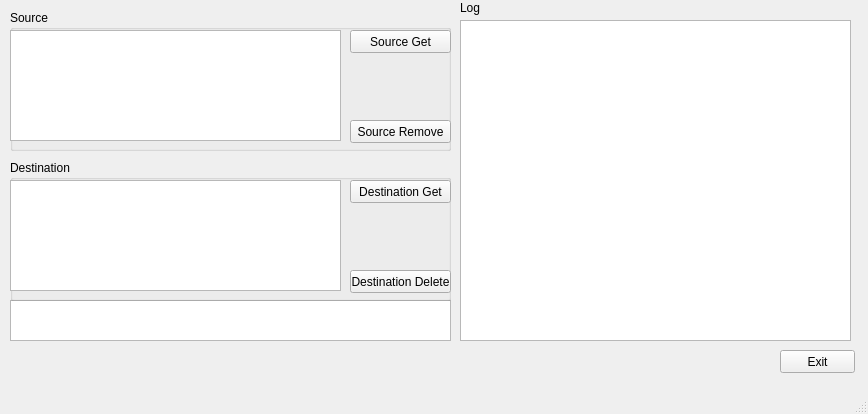
<?xml version="1.0" encoding="UTF-8"?>
<ui version="4.0">
 <class>MainWindowCopyFiles</class>
 <widget class="QMainWindow" name="MainWindowCopyFiles">
  <property name="geometry">
   <rect>
    <x>0</x>
    <y>0</y>
    <width>868</width>
    <height>414</height>
   </rect>
  </property>
  <property name="windowTitle">
   <string>Copy Files</string>
  </property>
  <widget class="QWidget" name="centralwidget">
   <widget class="QTextEdit" name="txtLog">
    <property name="geometry">
     <rect>
      <x>460</x>
      <y>20</y>
      <width>391</width>
      <height>321</height>
     </rect>
    </property>
   </widget>
   <widget class="QPushButton" name="pbProcess_2">
    <property name="geometry">
     <rect>
      <x>90</x>
      <y>240</y>
      <width>75</width>
      <height>23</height>
     </rect>
    </property>
    <property name="text">
     <string>Clean</string>
    </property>
   </widget>
   <widget class="QPushButton" name="pbProcess">
    <property name="geometry">
     <rect>
      <x>10</x>
      <y>240</y>
      <width>75</width>
      <height>23</height>
     </rect>
    </property>
    <property name="text">
     <string>Process</string>
    </property>
   </widget>
   <widget class="QLabel" name="label">
    <property name="geometry">
     <rect>
      <x>10</x>
      <y>270</y>
      <width>47</width>
      <height>13</height>
     </rect>
    </property>
    <property name="text">
     <string>About</string>
    </property>
   </widget>
   <widget class="QLabel" name="label_4">
    <property name="geometry">
     <rect>
      <x>460</x>
      <y>0</y>
      <width>171</width>
      <height>16</height>
     </rect>
    </property>
    <property name="text">
     <string>Log</string>
    </property>
   </widget>
   <widget class="QPushButton" name="CmdExit">
    <property name="geometry">
     <rect>
      <x>780</x>
      <y>350</y>
      <width>75</width>
      <height>23</height>
     </rect>
    </property>
    <property name="text">
     <string>Exit</string>
    </property>
   </widget>
   <widget class="QPlainTextEdit" name="txtAbout">
    <property name="geometry">
     <rect>
      <x>10</x>
      <y>300</y>
      <width>441</width>
      <height>41</height>
     </rect>
    </property>
   </widget>
   <widget class="QGroupBox" name="groupBoxSource">
    <property name="geometry">
     <rect>
      <x>10</x>
      <y>10</y>
      <width>441</width>
      <height>141</height>
     </rect>
    </property>
    <property name="title">
     <string>Source</string>
    </property>
    <widget class="QTableView" name="tvSource">
     <property name="geometry">
      <rect>
       <x>0</x>
       <y>20</y>
       <width>331</width>
       <height>111</height>
      </rect>
     </property>
    </widget>
    <widget class="QPushButton" name="pbSourceGet">
     <property name="geometry">
      <rect>
       <x>340</x>
       <y>20</y>
       <width>101</width>
       <height>23</height>
      </rect>
     </property>
     <property name="text">
      <string>Source Get</string>
     </property>
    </widget>
    <widget class="QPushButton" name="pbSourceRemove">
     <property name="geometry">
      <rect>
       <x>340</x>
       <y>110</y>
       <width>101</width>
       <height>23</height>
      </rect>
     </property>
     <property name="text">
      <string>Source Remove</string>
     </property>
    </widget>
   </widget>
   <widget class="QGroupBox" name="groupBoxDestination">
    <property name="geometry">
     <rect>
      <x>10</x>
      <y>160</y>
      <width>441</width>
      <height>141</height>
     </rect>
    </property>
    <property name="title">
     <string>Destination</string>
    </property>
    <widget class="QTableView" name="tvDestination">
     <property name="geometry">
      <rect>
       <x>0</x>
       <y>20</y>
       <width>331</width>
       <height>111</height>
      </rect>
     </property>
    </widget>
    <widget class="QPushButton" name="pbDestinationGet">
     <property name="geometry">
      <rect>
       <x>340</x>
       <y>20</y>
       <width>101</width>
       <height>23</height>
      </rect>
     </property>
     <property name="text">
      <string>Destination Get</string>
     </property>
    </widget>
    <widget class="QPushButton" name="pbDestinationRemove">
     <property name="geometry">
      <rect>
       <x>340</x>
       <y>110</y>
       <width>101</width>
       <height>23</height>
      </rect>
     </property>
     <property name="text">
      <string>Destination Delete</string>
     </property>
    </widget>
   </widget>
  </widget>
  <widget class="QMenuBar" name="menubar">
   <property name="geometry">
    <rect>
     <x>0</x>
     <y>0</y>
     <width>868</width>
     <height>21</height>
    </rect>
   </property>
  </widget>
  <widget class="QStatusBar" name="statusbar"/>
 </widget>
 <resources/>
 <connections/>
</ui>
